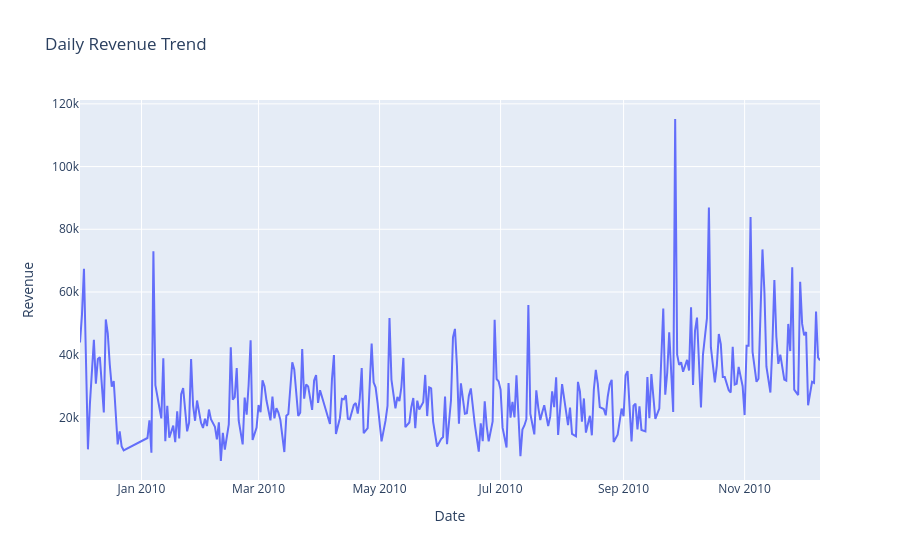

Write notebook code for a chart like this one.
### Code cell
fig = px.line(
    daily_sales,
    x="Date",
    y="Revenue",
    title="Daily Revenue Trend"
)

fig.show()

### Figure 1 — Plotly figure (JSON) as saved in the notebook; plotly's stock layout.template omitted (floating-point values rounded to 4 significant figures; data arrays with more than 128 entries replaced by an {"elided": "..."} marker saying what was removed)
{"data": [{"hovertemplate": "Date=%{x}<br>Revenue=%{y}<extra></extra>", "legendgroup": "", "line": {"color": "#636efa", "dash": "solid"}, "marker": {"symbol": "circle"}, "mode": "lines", "name": "", "orientation": "v", "showlegend": false, "type": "scatter", "x": {"elided": "307 str values"}, "xaxis": "x", "y": {"elided": "307 float values"}, "yaxis": "y"}], "layout": {"legend": {"tracegroupgap": 0}, "title": {"text": "Daily Revenue Trend"}, "xaxis": {"anchor": "y", "domain": [0, 1], "title": {"text": "Date"}}, "yaxis": {"anchor": "x", "domain": [0, 1], "title": {"text": "Revenue"}}}}
